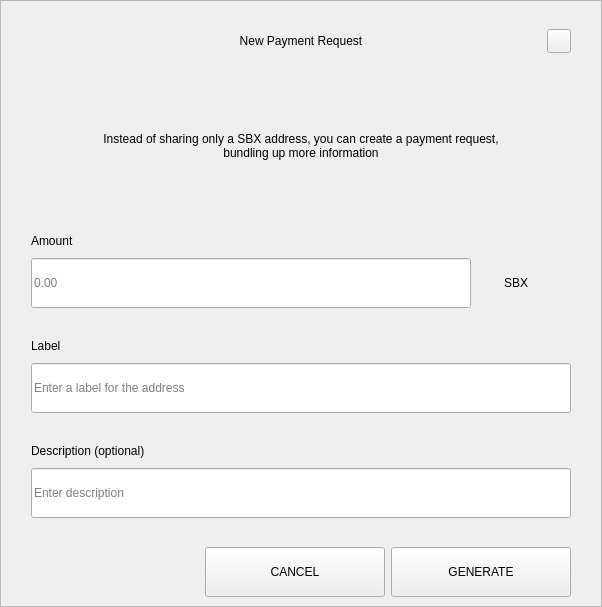
<?xml version="1.0" encoding="UTF-8"?>
<ui version="4.0">
 <class>RequestDialog</class>
 <widget class="QDialog" name="RequestDialog">
  <property name="geometry">
   <rect>
    <x>0</x>
    <y>0</y>
    <width>602</width>
    <height>607</height>
   </rect>
  </property>
  <property name="windowTitle">
   <string>Dialog</string>
  </property>
  <layout class="QVBoxLayout" name="verticalLayout_5">
   <property name="spacing">
    <number>0</number>
   </property>
   <property name="leftMargin">
    <number>0</number>
   </property>
   <property name="topMargin">
    <number>0</number>
   </property>
   <property name="rightMargin">
    <number>0</number>
   </property>
   <property name="bottomMargin">
    <number>0</number>
   </property>
   <item>
    <widget class="QFrame" name="frame">
     <property name="styleSheet">
      <string notr="true"/>
     </property>
     <property name="frameShape">
      <enum>QFrame::StyledPanel</enum>
     </property>
     <property name="frameShadow">
      <enum>QFrame::Raised</enum>
     </property>
     <layout class="QVBoxLayout" name="verticalLayout_4" stretch="1,0,0">
      <property name="spacing">
       <number>0</number>
      </property>
      <property name="leftMargin">
       <number>30</number>
      </property>
      <property name="topMargin">
       <number>20</number>
      </property>
      <property name="rightMargin">
       <number>30</number>
      </property>
      <property name="bottomMargin">
       <number>0</number>
      </property>
      <item>
       <layout class="QHBoxLayout" name="horizontalLayout_3">
        <property name="spacing">
         <number>0</number>
        </property>
        <item>
         <spacer name="horizontalSpacer_21">
          <property name="orientation">
           <enum>Qt::Horizontal</enum>
          </property>
          <property name="sizeHint" stdset="0">
           <size>
            <width>40</width>
            <height>20</height>
           </size>
          </property>
         </spacer>
        </item>
        <item>
         <widget class="QLabel" name="labelTitle">
          <property name="minimumSize">
           <size>
            <width>0</width>
            <height>40</height>
           </size>
          </property>
          <property name="maximumSize">
           <size>
            <width>16777215</width>
            <height>40</height>
           </size>
          </property>
          <property name="styleSheet">
           <string notr="true">padding-left:24px;</string>
          </property>
          <property name="text">
           <string>New Payment Request</string>
          </property>
          <property name="alignment">
           <set>Qt::AlignCenter</set>
          </property>
          <property name="margin">
           <number>7</number>
          </property>
         </widget>
        </item>
        <item>
         <spacer name="horizontalSpacer">
          <property name="orientation">
           <enum>Qt::Horizontal</enum>
          </property>
          <property name="sizeHint" stdset="0">
           <size>
            <width>40</width>
            <height>20</height>
           </size>
          </property>
         </spacer>
        </item>
        <item>
         <widget class="QPushButton" name="btnEsc">
          <property name="minimumSize">
           <size>
            <width>24</width>
            <height>24</height>
           </size>
          </property>
          <property name="maximumSize">
           <size>
            <width>24</width>
            <height>24</height>
           </size>
          </property>
          <property name="focusPolicy">
           <enum>Qt::NoFocus</enum>
          </property>
          <property name="text">
           <string/>
          </property>
         </widget>
        </item>
       </layout>
      </item>
      <item>
       <widget class="QStackedWidget" name="stack">
        <property name="minimumSize">
         <size>
          <width>540</width>
          <height>0</height>
         </size>
        </property>
        <property name="maximumSize">
         <size>
          <width>540</width>
          <height>16777215</height>
         </size>
        </property>
        <property name="currentIndex">
         <number>0</number>
        </property>
        <widget class="QWidget" name="page_1">
         <property name="minimumSize">
          <size>
           <width>540</width>
           <height>0</height>
          </size>
         </property>
         <property name="maximumSize">
          <size>
           <width>540</width>
           <height>16777215</height>
          </size>
         </property>
         <layout class="QVBoxLayout" name="layout1">
          <property name="spacing">
           <number>0</number>
          </property>
          <property name="leftMargin">
           <number>0</number>
          </property>
          <property name="topMargin">
           <number>0</number>
          </property>
          <property name="rightMargin">
           <number>0</number>
          </property>
          <property name="bottomMargin">
           <number>0</number>
          </property>
          <item>
           <spacer name="verticalSpacer_21">
            <property name="orientation">
             <enum>Qt::Vertical</enum>
            </property>
            <property name="sizeType">
             <enum>QSizePolicy::Fixed</enum>
            </property>
            <property name="sizeHint" stdset="0">
             <size>
              <width>20</width>
              <height>30</height>
             </size>
            </property>
           </spacer>
          </item>
          <item alignment="Qt::AlignHCenter">
           <widget class="QLabel" name="labelMessage">
            <property name="minimumSize">
             <size>
              <width>400</width>
              <height>50</height>
             </size>
            </property>
            <property name="text">
             <string>Instead of sharing only a SBX address, you can create a payment request, bundling up more information</string>
            </property>
            <property name="alignment">
             <set>Qt::AlignCenter</set>
            </property>
            <property name="wordWrap">
             <bool>true</bool>
            </property>
           </widget>
          </item>
          <item alignment="Qt::AlignBottom">
           <widget class="QWidget" name="containerAmount" native="true">
            <layout class="QVBoxLayout" name="verticalLayout">
             <property name="spacing">
              <number>9</number>
             </property>
             <property name="leftMargin">
              <number>0</number>
             </property>
             <property name="topMargin">
              <number>0</number>
             </property>
             <property name="rightMargin">
              <number>0</number>
             </property>
             <property name="bottomMargin">
              <number>0</number>
             </property>
             <item>
              <widget class="QLabel" name="labelSubtitleAmount">
               <property name="minimumSize">
                <size>
                 <width>350</width>
                 <height>16</height>
                </size>
               </property>
               <property name="maximumSize">
                <size>
                 <width>16777215</width>
                 <height>16</height>
                </size>
               </property>
               <property name="text">
                <string>Amount</string>
               </property>
              </widget>
             </item>
             <item alignment="Qt::AlignTop">
              <widget class="QWidget" name="layoutAmount" native="true">
               <layout class="QHBoxLayout" name="horizontalLayout" stretch="2,0">
                <property name="spacing">
                 <number>0</number>
                </property>
                <property name="leftMargin">
                 <number>0</number>
                </property>
                <property name="topMargin">
                 <number>0</number>
                </property>
                <property name="rightMargin">
                 <number>0</number>
                </property>
                <property name="bottomMargin">
                 <number>0</number>
                </property>
                <item>
                 <widget class="QLineEdit" name="lineEditAmount">
                  <property name="minimumSize">
                   <size>
                    <width>0</width>
                    <height>50</height>
                   </size>
                  </property>
                  <property name="maximumSize">
                   <size>
                    <width>16777215</width>
                    <height>50</height>
                   </size>
                  </property>
                  <property name="placeholderText">
                   <string notr="true">0.00</string>
                  </property>
                 </widget>
                </item>
                <item>
                 <widget class="QWidget" name="comboContainer" native="true">
                  <property name="minimumSize">
                   <size>
                    <width>100</width>
                    <height>50</height>
                   </size>
                  </property>
                  <property name="maximumSize">
                   <size>
                    <width>16777215</width>
                    <height>50</height>
                   </size>
                  </property>
                  <layout class="QHBoxLayout" name="horizontalLayout_31">
                   <property name="spacing">
                    <number>0</number>
                   </property>
                   <property name="leftMargin">
                    <number>0</number>
                   </property>
                   <property name="topMargin">
                    <number>0</number>
                   </property>
                   <property name="rightMargin">
                    <number>10</number>
                   </property>
                   <property name="bottomMargin">
                    <number>0</number>
                   </property>
                   <item>
                    <widget class="QLabel" name="comboBoxCoin">
                     <property name="text">
                      <string>SBX</string>
                     </property>
                     <property name="alignment">
                      <set>Qt::AlignCenter</set>
                     </property>
                    </widget>
                   </item>
                  </layout>
                 </widget>
                </item>
               </layout>
              </widget>
             </item>
            </layout>
           </widget>
          </item>
          <item>
           <spacer name="verticalSpacer_31">
            <property name="orientation">
             <enum>Qt::Vertical</enum>
            </property>
            <property name="sizeType">
             <enum>QSizePolicy::Fixed</enum>
            </property>
            <property name="sizeHint" stdset="0">
             <size>
              <width>20</width>
              <height>30</height>
             </size>
            </property>
           </spacer>
          </item>
          <item>
           <layout class="QVBoxLayout" name="verticalLayoutLabel">
            <property name="spacing">
             <number>9</number>
            </property>
            <item>
             <widget class="QLabel" name="labelSubtitleLabel">
              <property name="minimumSize">
               <size>
                <width>0</width>
                <height>16</height>
               </size>
              </property>
              <property name="maximumSize">
               <size>
                <width>16777215</width>
                <height>16</height>
               </size>
              </property>
              <property name="text">
               <string>Label</string>
              </property>
             </widget>
            </item>
            <item>
             <widget class="QLineEdit" name="lineEditLabel">
              <property name="minimumSize">
               <size>
                <width>0</width>
                <height>50</height>
               </size>
              </property>
              <property name="maximumSize">
               <size>
                <width>16777215</width>
                <height>50</height>
               </size>
              </property>
              <property name="placeholderText">
               <string>Enter a label for the address</string>
              </property>
             </widget>
            </item>
           </layout>
          </item>
          <item>
           <spacer name="verticalSpacer_34">
            <property name="orientation">
             <enum>Qt::Vertical</enum>
            </property>
            <property name="sizeType">
             <enum>QSizePolicy::Fixed</enum>
            </property>
            <property name="sizeHint" stdset="0">
             <size>
              <width>20</width>
              <height>30</height>
             </size>
            </property>
           </spacer>
          </item>
          <item>
           <layout class="QVBoxLayout" name="verticalLayoutDescription">
            <property name="spacing">
             <number>9</number>
            </property>
            <item>
             <widget class="QLabel" name="labelSubtitleDescription">
              <property name="minimumSize">
               <size>
                <width>0</width>
                <height>16</height>
               </size>
              </property>
              <property name="maximumSize">
               <size>
                <width>16777215</width>
                <height>16</height>
               </size>
              </property>
              <property name="text">
               <string>Description (optional)</string>
              </property>
             </widget>
            </item>
            <item>
             <widget class="QLineEdit" name="lineEditDescription">
              <property name="minimumSize">
               <size>
                <width>0</width>
                <height>50</height>
               </size>
              </property>
              <property name="maximumSize">
               <size>
                <width>16777215</width>
                <height>50</height>
               </size>
              </property>
              <property name="placeholderText">
               <string>Enter description</string>
              </property>
             </widget>
            </item>
            <item>
             <spacer name="verticalSpacer_4">
              <property name="orientation">
               <enum>Qt::Vertical</enum>
              </property>
              <property name="sizeType">
               <enum>QSizePolicy::Fixed</enum>
              </property>
              <property name="sizeHint" stdset="0">
               <size>
                <width>20</width>
                <height>20</height>
               </size>
              </property>
             </spacer>
            </item>
           </layout>
          </item>
         </layout>
        </widget>
        <widget class="QWidget" name="page_2">
         <layout class="QVBoxLayout" name="layout2">
          <item>
           <spacer name="verticalSpacer_5">
            <property name="orientation">
             <enum>Qt::Vertical</enum>
            </property>
            <property name="sizeType">
             <enum>QSizePolicy::Fixed</enum>
            </property>
            <property name="sizeHint" stdset="0">
             <size>
              <width>20</width>
              <height>50</height>
             </size>
            </property>
           </spacer>
          </item>
          <item alignment="Qt::AlignHCenter">
           <widget class="QLabel" name="labelQrImg">
            <property name="minimumSize">
             <size>
              <width>260</width>
              <height>260</height>
             </size>
            </property>
            <property name="maximumSize">
             <size>
              <width>260</width>
              <height>260</height>
             </size>
            </property>
            <property name="text">
             <string/>
            </property>
            <property name="alignment">
             <set>Qt::AlignCenter</set>
            </property>
           </widget>
          </item>
          <item>
           <spacer name="verticalSpacer_2">
            <property name="orientation">
             <enum>Qt::Vertical</enum>
            </property>
            <property name="sizeType">
             <enum>QSizePolicy::Fixed</enum>
            </property>
            <property name="sizeHint" stdset="0">
             <size>
              <width>20</width>
              <height>30</height>
             </size>
            </property>
           </spacer>
          </item>
          <item alignment="Qt::AlignHCenter">
           <widget class="QLabel" name="labelAddress">
            <property name="text">
             <string>D7VFR83SQbiezrW72hjcWJtcfip5krte2Z </string>
            </property>
           </widget>
          </item>
          <item>
           <spacer name="verticalSpacer_32">
            <property name="orientation">
             <enum>Qt::Vertical</enum>
            </property>
            <property name="sizeType">
             <enum>QSizePolicy::Expanding</enum>
            </property>
            <property name="sizeHint" stdset="0">
             <size>
              <width>20</width>
              <height>20</height>
             </size>
            </property>
           </spacer>
          </item>
          <item>
           <layout class="QHBoxLayout" name="horizontal">
            <property name="leftMargin">
             <number>20</number>
            </property>
            <property name="rightMargin">
             <number>20</number>
            </property>
            <property name="bottomMargin">
             <number>20</number>
            </property>
            <item>
             <spacer name="horizontalSpacer_4">
              <property name="orientation">
               <enum>Qt::Horizontal</enum>
              </property>
              <property name="sizeHint" stdset="0">
               <size>
                <width>40</width>
                <height>20</height>
               </size>
              </property>
             </spacer>
            </item>
            <item>
             <widget class="QPushButton" name="btnCopyAddress">
              <property name="minimumSize">
               <size>
                <width>180</width>
                <height>50</height>
               </size>
              </property>
              <property name="text">
               <string>COPY ADDRESS</string>
              </property>
             </widget>
            </item>
            <item>
             <widget class="QPushButton" name="btnCopyUrl">
              <property name="minimumSize">
               <size>
                <width>180</width>
                <height>50</height>
               </size>
              </property>
              <property name="text">
               <string>COPY URL</string>
              </property>
             </widget>
            </item>
            <item>
             <spacer name="horizontalSpacer_2">
              <property name="orientation">
               <enum>Qt::Horizontal</enum>
              </property>
              <property name="sizeHint" stdset="0">
               <size>
                <width>40</width>
                <height>20</height>
               </size>
              </property>
             </spacer>
            </item>
           </layout>
          </item>
         </layout>
        </widget>
       </widget>
      </item>
      <item>
       <widget class="QWidget" name="buttonsStack" native="true">
        <layout class="QHBoxLayout" name="horizontalLayout_5">
         <property name="leftMargin">
          <number>20</number>
         </property>
         <property name="rightMargin">
          <number>0</number>
         </property>
         <item>
          <spacer name="horizontalSpacer_41">
           <property name="orientation">
            <enum>Qt::Horizontal</enum>
           </property>
           <property name="sizeHint" stdset="0">
            <size>
             <width>40</width>
             <height>20</height>
            </size>
           </property>
          </spacer>
         </item>
         <item>
          <widget class="QPushButton" name="btnCancel">
           <property name="minimumSize">
            <size>
             <width>180</width>
             <height>50</height>
            </size>
           </property>
           <property name="focusPolicy">
            <enum>Qt::NoFocus</enum>
           </property>
           <property name="text">
            <string>CANCEL</string>
           </property>
          </widget>
         </item>
         <item>
          <widget class="QPushButton" name="btnSave">
           <property name="minimumSize">
            <size>
             <width>180</width>
             <height>50</height>
            </size>
           </property>
           <property name="focusPolicy">
            <enum>Qt::NoFocus</enum>
           </property>
           <property name="text">
            <string>GENERATE</string>
           </property>
          </widget>
         </item>
        </layout>
       </widget>
      </item>
     </layout>
    </widget>
   </item>
  </layout>
 </widget>
 <resources/>
 <connections/>
</ui>
